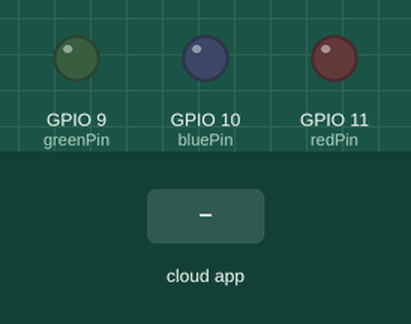
Simulated run of this sketch. Board: ESP8266 (NodeMCU). Shown: output pins drawn as LEDs (lit = HIGH). Inputs (shaded band) come from the test bench. WiFi joins after 1.5 s; servers stay silent unless stated; no MQTT or app messages arrive unless stated; what the sketch prints to the serial monitor is not drawn.

Above: at 2.7 s.
2.8 s: the phone or cloud app sets esp8266 to RED
At 3.3 s:
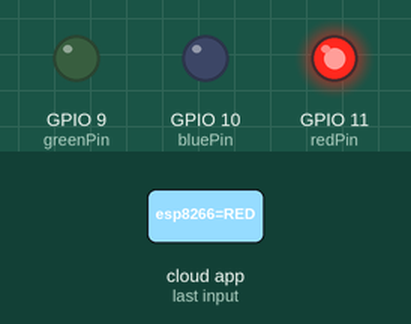
4.3 s: the phone or cloud app sets esp8266 to GREEN
At 5.5 s:
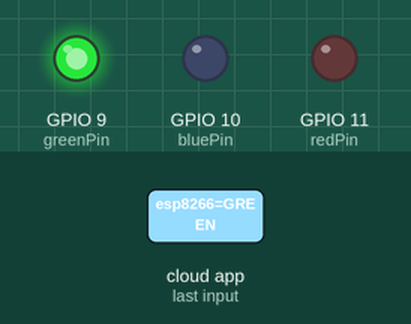
5.8 s: the phone or cloud app sets esp8266 to BLUE
At 6.8 s:
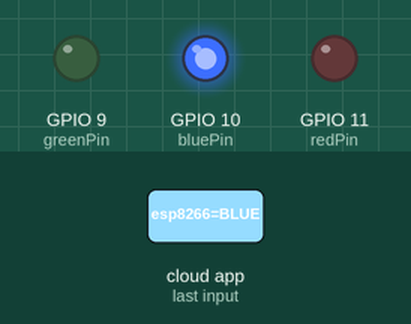
Timing chart, 0 to 8.8 s (numbered marks = the images above; inputs shaded):
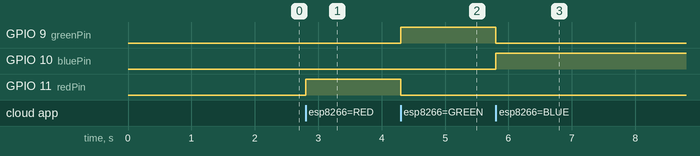

Measured:
- after the input at 2.8 s, GPIO 11 (redPin): LOW → HIGH at once
- after the input at 4.3 s, GPIO 9 (greenPin): LOW → HIGH at once; GPIO 11 (redPin): HIGH → LOW at once
- after the input at 5.8 s, GPIO 9 (greenPin): HIGH → LOW at once; GPIO 10 (bluePin): LOW → HIGH at once

The sketch:

diic_arduino.ino
```cpp
#include <ESP8266WiFi.h>
#include "Adafruit_MQTT.h"
#include "Adafruit_MQTT_Client.h"
/************************* WiFi Access Point *********************************/
#define WLAN_SSID       "diic"
#define WLAN_PASS       "okokokok"
#define MQTT_SERVER     "192.168.1.100"  // give static address
#define MQTT_PORT       1883
#define MQTT_USERNAME   ""
#define MQTT_PASSWORD   ""
// Create an ESP8266 WiFiClient class to connect to the MQTT server.
WiFiClient client;
// Setup the MQTT client class by passing in the WiFi client and MQTT server and login details.
Adafruit_MQTT_Client mqtt(&client, MQTT_SERVER, MQTT_PORT, MQTT_USERNAME, MQTT_PASSWORD);
/****************************** Feeds ***************************************/
// Notice MQTT paths for AIO follow the form: <username>/feeds/<feedname>
// Setup a feed called 'esp8266_led' for subscribing to changes.
Adafruit_MQTT_Subscribe esp8266_led = Adafruit_MQTT_Subscribe(&mqtt, MQTT_USERNAME "/leds/esp8266");
/*************************** Sketch Code ************************************/

const int redPin = 11;
const int greenPin = 9;
const int bluePin = 10;

void MQTT_connect();
void setup() {
  pinMode(redPin, OUTPUT);
  pinMode(greenPin, OUTPUT);
  pinMode(bluePin, OUTPUT);
 Serial.begin(115200);
 delay(10);
 Serial.println(F("RPi-ESP-MQTT"));
 // Connect to WiFi access point.
 Serial.println(); Serial.println();
 Serial.print("Connecting to ");
 Serial.println(WLAN_SSID);
 WiFi.begin(WLAN_SSID, WLAN_PASS);
 while (WiFi.status() != WL_CONNECTED) {
   delay(500);
   Serial.print(".");
 }
 Serial.println();
 Serial.println("WiFi connected");
 Serial.println("IP address: "); Serial.println(WiFi.localIP());
 // Setup MQTT subscription for esp8266_led feed.
 mqtt.subscribe(&esp8266_led);
}
uint32_t x=0;
void loop() {
 // Ensure the connection to the MQTT server is alive (this will make the first
 // connection and automatically reconnect when disconnected).  See the MQTT_connect
 MQTT_connect();
 // this is our 'wait for incoming subscription packets' busy subloop
 // try to spend your time here
 // Here its read the subscription
 Adafruit_MQTT_Subscribe *subscription;
 while ((subscription = mqtt.readSubscription())) {
    if (subscription == &esp8266_led) {
      Serial.print(F("Got: "));

      String message = String((char *)esp8266_led.lastread);
      Serial.println();           //aqui verificamos a mensagem recebida do raspberrypi e alteramos a cor do led
      Serial.println(message);

      if (message.indexOf("RED") != -1) {
        Serial.println("RED");
        analogWrite(redPin, 255);
        analogWrite(greenPin, 0);
        analogWrite(bluePin, 0);
      }
      else if (message.indexOf("GREEN") != -1) {
        Serial.println("GREEN");
        analogWrite(redPin, 0);
        analogWrite(greenPin, 255);
        analogWrite(bluePin, 0);
      }
      else if (message.indexOf("BLUE") != -1) {
        Serial.println("BLUE");
        analogWrite(redPin, 0);
        analogWrite(greenPin, 0);
        analogWrite(bluePin, 255);
      }
   }
 }
}
// Function to connect and reconnect as necessary to the MQTT server.
void MQTT_connect() {
 int8_t ret;
 // Stop if already connected.
 if (mqtt.connected()) {
   return;
 }
 Serial.print("Connecting to MQTT... ");
 uint8_t retries = 3;
 while ((ret = mqtt.connect()) != 0) { // connect will return 0 for connected
      Serial.println(mqtt.connectErrorString(ret));
      Serial.println("Retrying MQTT connection in 5 seconds...");
      mqtt.disconnect();
      delay(5000);  // wait 5 seconds
      retries--;
      if (retries == 0) {
        // basically die and wait for WDT to reset me
        while (1);
      }
 }
 Serial.println("MQTT Connected!");
}
```
